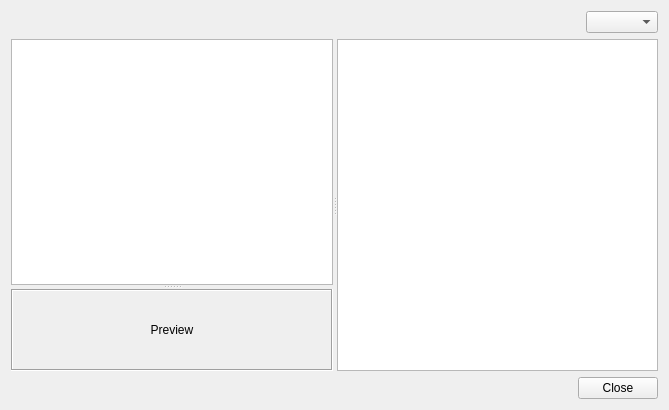
<?xml version="1.0" encoding="UTF-8"?>
<ui version="4.0">
 <class>TileAnimationEditor</class>
 <widget class="QWidget" name="TileAnimationEditor">
  <property name="geometry">
   <rect>
    <x>0</x>
    <y>0</y>
    <width>669</width>
    <height>410</height>
   </rect>
  </property>
  <property name="windowTitle">
   <string>Tile Animation Editor</string>
  </property>
  <layout class="QVBoxLayout" name="verticalLayout">
   <item>
    <layout class="QHBoxLayout" name="horizontalLayout">
     <item>
      <spacer name="horizontalSpacer">
       <property name="orientation">
        <enum>Qt::Horizontal</enum>
       </property>
       <property name="sizeHint" stdset="0">
        <size>
         <width>40</width>
         <height>20</height>
        </size>
       </property>
      </spacer>
     </item>
     <item>
      <widget class="QComboBox" name="zoomComboBox"/>
     </item>
    </layout>
   </item>
   <item>
    <widget class="QSplitter" name="horizontalSplitter">
     <property name="orientation">
      <enum>Qt::Horizontal</enum>
     </property>
     <property name="childrenCollapsible">
      <bool>false</bool>
     </property>
     <widget class="QSplitter" name="verticalSplitter">
      <property name="orientation">
       <enum>Qt::Vertical</enum>
      </property>
      <widget class="QListView" name="frameList">
       <property name="sizePolicy">
        <sizepolicy hsizetype="Minimum" vsizetype="Preferred">
         <horstretch>0</horstretch>
         <verstretch>1</verstretch>
        </sizepolicy>
       </property>
       <property name="minimumSize">
        <size>
         <width>128</width>
         <height>0</height>
        </size>
       </property>
       <property name="maximumSize">
        <size>
         <width>16777215</width>
         <height>16777215</height>
        </size>
       </property>
       <property name="acceptDrops">
        <bool>true</bool>
       </property>
       <property name="horizontalScrollBarPolicy">
        <enum>Qt::ScrollBarAsNeeded</enum>
       </property>
       <property name="dragEnabled">
        <bool>true</bool>
       </property>
       <property name="dragDropMode">
        <enum>QAbstractItemView::DragDrop</enum>
       </property>
       <property name="defaultDropAction">
        <enum>Qt::MoveAction</enum>
       </property>
       <property name="selectionMode">
        <enum>QAbstractItemView::ExtendedSelection</enum>
       </property>
       <property name="horizontalScrollMode">
        <enum>QAbstractItemView::ScrollPerPixel</enum>
       </property>
       <property name="viewMode">
        <enum>QListView::ListMode</enum>
       </property>
      </widget>
      <widget class="QLabel" name="preview">
       <property name="sizePolicy">
        <sizepolicy hsizetype="Preferred" vsizetype="Preferred">
         <horstretch>0</horstretch>
         <verstretch>1</verstretch>
        </sizepolicy>
       </property>
       <property name="minimumSize">
        <size>
         <width>0</width>
         <height>64</height>
        </size>
       </property>
       <property name="frameShape">
        <enum>QFrame::Box</enum>
       </property>
       <property name="frameShadow">
        <enum>QFrame::Sunken</enum>
       </property>
       <property name="text">
        <string>Preview</string>
       </property>
       <property name="alignment">
        <set>Qt::AlignCenter</set>
       </property>
      </widget>
     </widget>
     <widget class="TilesetView" name="tilesetView">
      <property name="sizePolicy">
       <sizepolicy hsizetype="Expanding" vsizetype="Preferred">
        <horstretch>0</horstretch>
        <verstretch>0</verstretch>
       </sizepolicy>
      </property>
      <property name="minimumSize">
       <size>
        <width>128</width>
        <height>0</height>
       </size>
      </property>
      <property name="dragEnabled">
       <bool>true</bool>
      </property>
      <property name="dragDropMode">
       <enum>QAbstractItemView::DragOnly</enum>
      </property>
     </widget>
    </widget>
   </item>
   <item>
    <widget class="QDialogButtonBox" name="buttonBox">
     <property name="standardButtons">
      <set>QDialogButtonBox::Close</set>
     </property>
    </widget>
   </item>
  </layout>
 </widget>
 <customwidgets>
  <customwidget>
   <class>TilesetView</class>
   <extends>QTableView</extends>
   <header location="global">tilesetview.h</header>
  </customwidget>
 </customwidgets>
 <resources/>
 <connections>
  <connection>
   <sender>buttonBox</sender>
   <signal>rejected()</signal>
   <receiver>TileAnimationEditor</receiver>
   <slot>close()</slot>
   <hints>
    <hint type="sourcelabel">
     <x>458</x>
     <y>355</y>
    </hint>
    <hint type="destinationlabel">
     <x>482</x>
     <y>295</y>
    </hint>
   </hints>
  </connection>
 </connections>
</ui>
